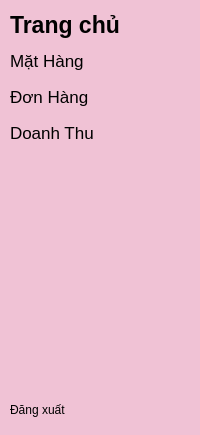
     <widget class="QWidget" name="Menu" native="true">
      <property name="styleSheet">
       <string notr="true">QWidget{
	background-color: rgb(240, 194, 213);
	color:black;
	border-radius:10px;

}
QPushButton {
	text-align:left;
	height: 30px;
	border: none;
	padding-left:10px;
	border-top-left-radius:10px;
	border-bottom-left-radius:10px;
}
QPushButton:checked{
	background-color:#F5FAFE;
	color:rgb(251, 111, 146);
	font-weight:bold;
}</string>
      </property>
      <layout class="QGridLayout" name="gridLayout_18">
       <property name="leftMargin">
        <number>0</number>
       </property>
       <property name="topMargin">
        <number>10</number>
       </property>
       <property name="rightMargin">
        <number>15</number>
       </property>
       <property name="bottomMargin">
        <number>10</number>
       </property>
       <item row="2" column="0">
        <spacer name="verticalSpacer_2">
         <property name="orientation">
          <enum>Qt::Vertical</enum>
         </property>
         <property name="sizeHint" stdset="0">
          <size>
           <width>20</width>
           <height>241</height>
          </size>
         </property>
        </spacer>
       </item>
       <item row="0" column="0">
        <widget class="QPushButton" name="Home">
         <property name="font">
          <font>
           <pointsize>17</pointsize>
           <weight>75</weight>
           <bold>true</bold>
          </font>
         </property>
         <property name="text">
          <string>Trang chủ</string>
         </property>
         <property name="icon">
          <iconset resource="resources.qrc">
           <normaloff>:/icons/home_24dp_FILL0_wght400_GRAD0_opsz24.png</normaloff>:/icons/home_24dp_FILL0_wght400_GRAD0_opsz24.png</iconset>
         </property>
         <property name="iconSize">
          <size>
           <width>25</width>
           <height>25</height>
          </size>
         </property>
         <property name="checkable">
          <bool>true</bool>
         </property>
         <property name="autoExclusive">
          <bool>true</bool>
         </property>
        </widget>
       </item>
       <item row="1" column="0">
        <layout class="QVBoxLayout" name="verticalLayout_4">
         <item>
          <widget class="QPushButton" name="Product">
           <property name="font">
            <font>
             <pointsize>13</pointsize>
             <weight>50</weight>
             <bold>false</bold>
            </font>
           </property>
           <property name="text">
            <string>Mặt Hàng</string>
           </property>
           <property name="icon">
            <iconset resource="resources.qrc">
             <normaloff>:/icons/filter_vintage_24dp.png</normaloff>
             <normalon>:/icons/filter_vintage_1.png</normalon>:/icons/filter_vintage_24dp.png</iconset>
           </property>
           <property name="checkable">
            <bool>true</bool>
           </property>
           <property name="autoExclusive">
            <bool>true</bool>
           </property>
          </widget>
         </item>
         <item>
          <widget class="QPushButton" name="Bill">
           <property name="font">
            <font>
             <pointsize>13</pointsize>
             <weight>50</weight>
             <bold>false</bold>
            </font>
           </property>
           <property name="text">
            <string>Đơn Hàng</string>
           </property>
           <property name="icon">
            <iconset resource="resources.qrc">
             <normaloff>:/icons/content_paste_24dp.png</normaloff>
             <normalon>:/icons/content_paste_1.png</normalon>:/icons/content_paste_24dp.png</iconset>
           </property>
           <property name="checkable">
            <bool>true</bool>
           </property>
           <property name="autoExclusive">
            <bool>true</bool>
           </property>
          </widget>
         </item>
         <item>
          <widget class="QPushButton" name="Revenue">
           <property name="font">
            <font>
             <pointsize>13</pointsize>
             <weight>50</weight>
             <bold>false</bold>
            </font>
           </property>
           <property name="text">
            <string>Doanh Thu</string>
           </property>
           <property name="icon">
            <iconset resource="resources.qrc">
             <normaloff>:/icons/price_change_24dp.png</normaloff>
             <normalon>:/icons/price_change_1.png</normalon>:/icons/price_change_24dp.png</iconset>
           </property>
           <property name="checkable">
            <bool>true</bool>
           </property>
           <property name="autoExclusive">
            <bool>true</bool>
           </property>
          </widget>
         </item>
        </layout>
       </item>
       <item row="6" column="0">
        <layout class="QVBoxLayout" name="verticalLayout_5"/>
       </item>
       <item row="4" column="0">
        <widget class="QPushButton" name="logout">
         <property name="text">
          <string>Đăng xuất</string>
         </property>
         <property name="icon">
          <iconset resource="resources.qrc">
           <normaloff>:/icons/logout_24dp_FILL0_wght400_GRAD0_opsz24.png</normaloff>:/icons/logout_24dp_FILL0_wght400_GRAD0_opsz24.png</iconset>
         </property>
         <property name="checkable">
          <bool>true</bool>
         </property>
         <property name="autoExclusive">
          <bool>true</bool>
         </property>
        </widget>
       </item>
      </layout>
     </widget>
